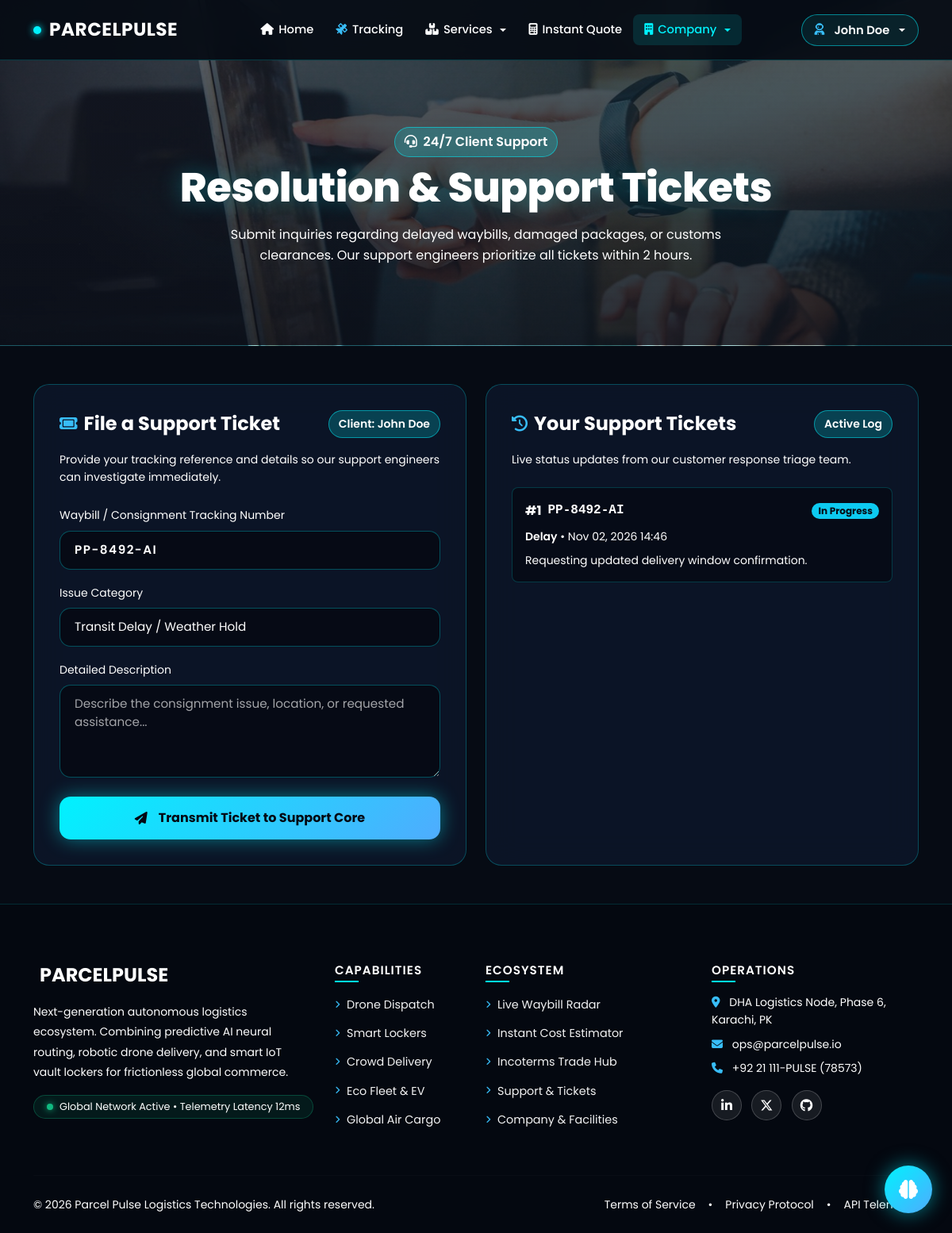
The app's page /pages/complaint.php (signed in) with its own data.
### tables this page shows
CREATE TABLE IF NOT EXISTS `complaints` (
    `id` int(11) NOT NULL AUTO_INCREMENT,
    `user_id` int(11) NOT NULL,
    `tracking_number` varchar(50) NOT NULL,
    `category` enum('Delay', 'Damage', 'Lost parcel', 'Other') NOT NULL,
    `description` text NOT NULL,
    `status` enum('Pending', 'In Progress', 'Resolved') DEFAULT 'Pending',
    `created_at` timestamp DEFAULT CURRENT_TIMESTAMP,
    PRIMARY KEY (`id`),
    KEY `idx_complaint_user` (`user_id`),
    CONSTRAINT `fk_complaint_user` FOREIGN KEY (`user_id`) REFERENCES `users`(`id`) ON DELETE CASCADE
);

### pages/complaint.php (the view, shortened to what this page needs)
<?php
include('../config/db.php');
$user_id = (int)$_SESSION['user_id'];
$complaints_res = $conn->query("SELECT * FROM complaints WHERE user_id = $user_id ORDER BY created_at DESC");
?>
<?php include('../includes/header.php'); ?>
<section class="page-hero hero-complaint">
    <div class="container text-center">
        <span class="badge-cyan mb-2 d-inline-block"><i class="fa-solid fa-headset me-1"></i> 24/7 Client Support</span>
        <h1 class="hero-title-gradient">Resolution & Support Tickets</h1>
        <p class="text-secondary max-w-lg mx-auto" style="max-width: 650px;">
            Submit inquiries regarding delayed waybills, damaged packages, or customs clearances. Our support engineers prioritize all tickets within 2 hours.
        </p>
    </div>
</section>
<section class="py-5" style="background: var(--bg-main);">
    <div class="container">
        <div class="row g-4">
            <div class="col-lg-6">
                <div class="pulse-card h-100">
                    <div class="d-flex justify-content-between align-items-center mb-3">
                        <div class="d-flex align-items-center gap-2">
                            <i class="fa-solid fa-ticket text-info fs-5"></i>
                            <h4 class="fw-bold text-white mb-0">File a Support Ticket</h4>
                        </div>
                        <span class="badge-cyan small">Client: <?php echo htmlspecialchars($_SESSION['user_name']); ?></span>
                    </div>
                    <p class="text-secondary small mb-4">Provide your tracking reference and details so our support engineers can investigate immediately.</p>
                    <form method="POST">
                        <div class="mb-3">
                            <label class="form-label text-secondary small">Waybill / Consignment Tracking Number</label>
                            <input type="text" name="tracking_number" class="form-control pulse-input auto-waybill" placeholder="e.g. PP-8492-AI" value="PP-8492-AI" required style="letter-spacing: 1.5px; font-weight: 600;">
                        </div>
                        <div class="mb-3">
                            <label class="form-label text-secondary small">Issue Category</label>
                            <select name="category" class="form-select pulse-select" required>
                                <option value="Delay">Transit Delay / Weather Hold</option>
                            </select>
                        </div>
                        <div class="mb-4">
                            <label class="form-label text-secondary small">Detailed Description</label>
                            <textarea name="description" class="form-control pulse-input" rows="4" placeholder="Describe the consignment issue, location, or requested assistance..." required></textarea>
                        </div>
                        <button type="submit" name="submit_complaint" class="glow-btn">
                            <i class="fa-solid fa-paper-plane me-1"></i> Transmit Ticket to Support Core
                        </button>
                    </form>
                </div>
            </div>
            <div class="col-lg-6">
                <div class="pulse-card h-100">
                    <div class="d-flex justify-content-between align-items-center mb-3">
                        <div class="d-flex align-items-center gap-2">
                            <i class="fa-solid fa-clock-rotate-left text-info fs-5"></i>
                            <h4 class="fw-bold text-white mb-0">Your Support Tickets</h4>
                        </div>
                        <span class="badge-cyan small">Active Log</span>
                    </div>
                    <p class="text-secondary small mb-4">Live status updates from our customer response triage team.</p>
                    <div class="d-flex flex-column gap-3">
                        <?php if ($complaints_res && $complaints_res->num_rows > 0): ?>
                            <?php while ($c = $complaints_res->fetch_assoc()): ?>
                                <?php
                                $status_badge = 'bg-warning text-dark';
                                if ($c['status'] === 'Resolved') $status_badge = 'bg-success text-white';
                                elseif ($c['status'] === 'In Progress') $status_badge = 'bg-info text-dark';
                                ?>
                                <div class="p-3 rounded-3" style="background: rgba(6, 11, 20, 0.8); border: 1px solid rgba(0, 242, 254, 0.2);">
                                    <div class="d-flex justify-content-between align-items-center mb-2">
                                        <div class="d-flex align-items-center gap-2">
                                            <span class="fw-bold text-white">#<?php echo $c['id']; ?></span>
                                            <span class="text-info fw-semibold font-monospace"><?php echo htmlspecialchars($c['tracking_number']); ?></span>
                                        </div>
                                        <span class="badge <?php echo $status_badge; ?> rounded-pill px-2 py-1" style="font-size: 0.75rem;">
                                            <?php echo htmlspecialchars($c['status']); ?>
                                        </span>
                                    </div>
                                    <div class="small text-secondary mb-2">
                                        <span class="text-white fw-semibold"><?php echo htmlspecialchars($c['category']); ?></span> &bull;
                                        <span><?php echo date('M d, Y H:i', strtotime($c['created_at'])); ?></span>
                                    </div>
                                    <p class="small text-light mb-0" style="opacity: 0.9;">
                                        <?php echo nl2br(htmlspecialchars($c['description'])); ?>
                                    </p>
                                </div>
                            <?php endwhile; ?>
                        <?php endif; ?>
                    </div>
                </div>
            </div>
        </div>
    </div>
</section>
<?php include('../includes/footer.php'); ?>

### assets/css/style.css (style rules this page uses)
:root { --bg-main: #060b14; --bg-secondary: #0a1120; --bg-card: rgba(14, 23, 42, 0.85); --bg-card-hover: rgba(18, 30, 56, 0.95); --bg-glass: rgba(15, 23, 42, 0.75); --bg-glass-border: rgba(0, 242, 254, 0.25); --bg-glass-border-hover: rgba(0, 242, 254, 0.6); --cyan: #00f2fe; --cyan-glow: rgba(0, 242, 254, 0.45); --blue: #4facfe; --blue-dark: #1e3a8a; --purple: #8b5cf6; --green: #10b981; --yellow: #f59e0b; --red: #ef4444; --text-primary: #ffffff; --text-secondary: #ffffff; --text-muted: #ffffff; --text-cyan: #38bdf8; --bs-body-color: #ffffff !important; --bs-body-color-rgb: 255, 255, 255 !important; --bs-secondary-color: #ffffff !important; --bs-secondary-rgb: 255, 255, 255 !important; --bs-tertiary-color: #ffffff !important; --bs-tertiary-color-rgb: 255, 255, 255 !important; --radius-sm: 8px; --radius-md: 14px; --radius-lg: 20px; --radius-full: 9999px; --transition: all 0.3s cubic-bezier(0.4, 0, 0.2, 1); --shadow-glow: 0 0 25px rgba(0, 242, 254, 0.25); --shadow-glow-lg: 0 0 45px rgba(0, 242, 254, 0.4); }
* { margin: 0; padding: 0; box-sizing: border-box; }
html { scroll-behavior: smooth; }
body { font-family: 'Poppins', -apple-system, BlinkMacSystemFont, 'Segoe UI', Roboto, sans-serif; background-color: var(--bg-main); color: #ffffff !important; overflow-x: hidden; line-height: 1.6; min-height: 100vh; display: flex; flex-direction: column; }
body, p, span, div, label, small, .small, .lead, .form-label, .form-text, .text-secondary, .text-muted, .text-body-secondary, .text-body-tertiary, span.text-secondary, span.text-muted, p.text-secondary, p.text-muted, div.text-secondary, div.text-muted, small.text-secondary, small.text-muted, .dropdown-item, .nav-link-admin, .table-dark-glass td, .admin-card span, .admin-card small, .admin-card p, .pulse-card p, .pulse-card span, .pulse-card small, .glass-box p, .glass-box span, .glass-box small { color: #ffffff !important; --bs-text-opacity: 1 !important; opacity: 1 !important; }
.text-info { color: #38bdf8 !important; }
.text-white { color: #ffffff !important; }
.badge.text-dark { color: #060b14 !important; }
.page-hero { position: relative; padding: 160px 0 85px; background-size: cover; background-position: center center; background-repeat: no-repeat; border-bottom: 1px solid rgba(0, 242, 254, 0.25); overflow: hidden; }
.page-hero::before { content: ''; position: absolute; top: 0; left: 0; right: 0; bottom: 0; background: linear-gradient(180deg, rgba(6, 11, 20, 0.62) 0%, rgba(6, 11, 20, 0.84) 100%), radial-gradient(circle at 75% 30%, rgba(0, 242, 254, 0.15) 0%, transparent 65%); z-index: 1; pointer-events: none; }
.page-hero > .container { position: relative; z-index: 2; }
.hero-title-gradient { font-size: 3.2rem; font-weight: 800; color: #ffffff !important; text-shadow: 0 0 30px rgba(0, 242, 254, 0.3); margin-bottom: 16px; letter-spacing: -0.5px; }
.hero-complaint { background-image: url('../img/support_hero.jpg'); }
.glow-btn { background: linear-gradient(135deg, #00f2fe 0%, #4facfe 100%); color: #040914 !important; font-weight: 700; border: none; border-radius: var(--radius-md); padding: 14px 28px; font-size: 1rem; width: 100%; box-shadow: 0 0 25px rgba(0, 242, 254, 0.45); transition: var(--transition); cursor: pointer; display: inline-flex; align-items: center; justify-content: center; gap: 10px; }
.pulse-card { background: var(--bg-card); backdrop-filter: blur(20px); -webkit-backdrop-filter: blur(20px); border: 1px solid var(--bg-glass-border); border-radius: var(--radius-lg); padding: 32px; transition: var(--transition); position: relative; overflow: hidden; }
.pulse-input { background: rgba(6, 11, 20, 0.9) !important; border: 1px solid rgba(0, 242, 254, 0.3) !important; color: #ffffff !important; border-radius: var(--radius-md) !important; padding: 12px 18px !important; font-size: 0.95rem !important; transition: var(--transition) !important; }
.pulse-input::placeholder { color: rgba(255, 255, 255, 0.7) !important; opacity: 0.9; }
.pulse-select { background: rgba(6, 11, 20, 0.9) !important; border: 1px solid rgba(0, 242, 254, 0.3) !important; color: #ffffff !important; border-radius: var(--radius-md) !important; padding: 12px 18px !important; font-size: 0.95rem !important; }
.pulse-select option { background: #0f172a; color: #ffffff; }
.badge-cyan { background: rgba(0, 242, 254, 0.2); color: #ffffff; border: 1px solid rgba(0, 242, 254, 0.5); padding: 5px 12px; font-weight: 600; border-radius: var(--radius-full); }

### records on screen
complaints: id "1", tracking_number "PP-8492-AI", status "In Progress", category "Delay", created_at "Nov 02, 2026 14:46", description "Requesting updated delivery window confirmation."

### other values on screen
$_SESSION['user_name'] "John Doe"
